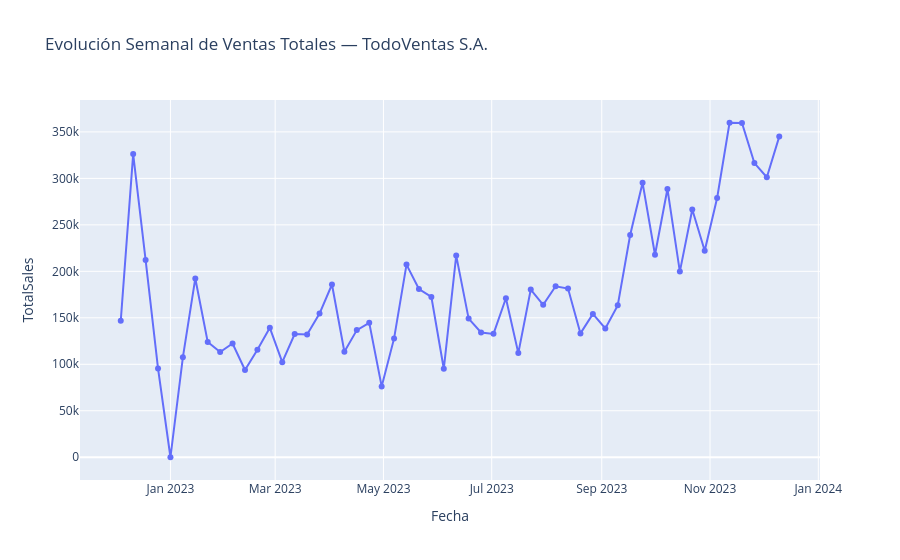

Here is the notebook cell this chart was saved with:
### Markdown cell above
### 1.4 EVOLUCIÓN TEMPORAL

He decidido hacer una agrupación semanal, ya que me va a permitir observar una tendencia reprensentativa de los datos sin el ruido y distorsiones que pueden generar un día aislado.

### Code cell
# Serie mensual de todos los países
df_total = (
    df.groupby(pd.Grouper(key="Date", freq="W"))["TotalSales"]
    .sum()
    .reset_index()
    .rename(columns={"Date": "Semana"})
)

print(f"Puntos en la serie mensual total: {len(df_total)}")
display(df_total)

# Visualización serie total
df_total_plot = df_total[df_total["Semana"] < "2023-12-11"]
fig = px.line(
    df_total_plot, x="Semana", y="TotalSales",
    title="Evolución Semanal de Ventas Totales — TodoVentas S.A.",
    markers=True,
    labels={"Ventas totates": "Ventas (£)", "Semana": "Fecha"}
)

fig.update_layout(hovermode="x unified")
fig.show()
